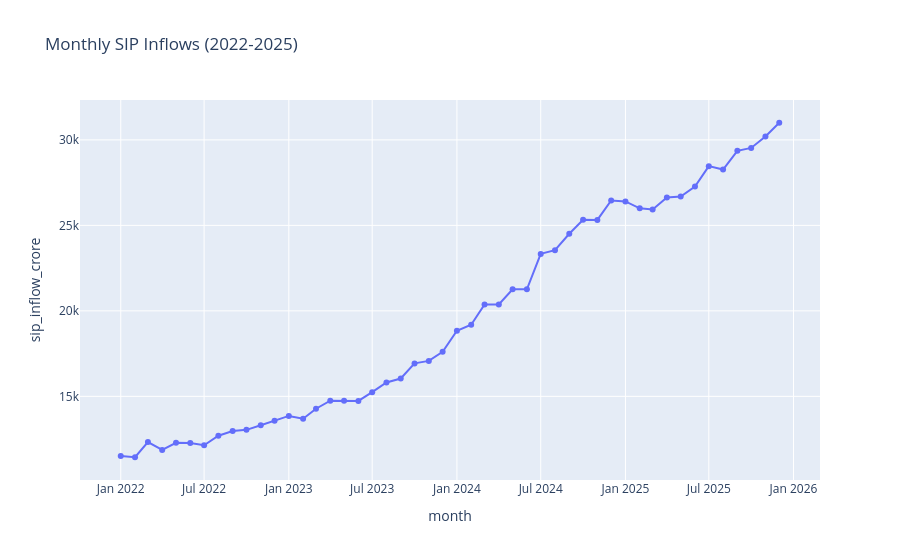

The notebook cell saved with this chart:
### Code cell
import plotly.express as px

sip["month"] = pd.to_datetime(sip["month"])

fig = px.line(
    sip,
    x="month",
    y="sip_inflow_crore",
    title="Monthly SIP Inflows (2022-2025)",
    markers=True
)

fig.show()

### Figure 1 — Plotly figure (JSON) as saved in the notebook; plotly's stock layout.template omitted (floating-point values rounded to 4 significant figures)
{"data": [{"hovertemplate": "month=%{x}<br>sip_inflow_crore=%{y}<extra></extra>", "legendgroup": "", "line": {"color": "#636efa", "dash": "solid"}, "marker": {"symbol": "circle"}, "mode": "lines+markers", "name": "", "orientation": "v", "showlegend": false, "type": "scatter", "x": ["2022-01-01T00:00:00", "2022-02-01T00:00:00", "2022-03-01T00:00:00", "2022-04-01T00:00:00", "2022-05-01T00:00:00", "2022-06-01T00:00:00", "2022-07-01T00:00:00", "2022-08-01T00:00:00", "2022-09-01T00:00:00", "2022-10-01T00:00:00", "2022-11-01T00:00:00", "2022-12-01T00:00:00", "2023-01-01T00:00:00", "2023-02-01T00:00:00", "2023-03-01T00:00:00", "2023-04-01T00:00:00", "2023-05-01T00:00:00", "2023-06-01T00:00:00", "2023-07-01T00:00:00", "2023-08-01T00:00:00", "2023-09-01T00:00:00", "2023-10-01T00:00:00", "2023-11-01T00:00:00", "2023-12-01T00:00:00", "2024-01-01T00:00:00", "2024-02-01T00:00:00", "2024-03-01T00:00:00", "2024-04-01T00:00:00", "2024-05-01T00:00:00", "2024-06-01T00:00:00", "2024-07-01T00:00:00", "2024-08-01T00:00:00", "2024-09-01T00:00:00", "2024-10-01T00:00:00", "2024-11-01T00:00:00", "2024-12-01T00:00:00", "2025-01-01T00:00:00", "2025-02-01T00:00:00", "2025-03-01T00:00:00", "2025-04-01T00:00:00", "2025-05-01T00:00:00", "2025-06-01T00:00:00", "2025-07-01T00:00:00", "2025-08-01T00:00:00", "2025-09-01T00:00:00", "2025-10-01T00:00:00", "2025-11-01T00:00:00", "2025-12-01T00:00:00"], "xaxis": "x", "y": [11517, 11438, 12328, 11863, 12286, 12276, 12140, 12694, 12976, 13040, 13306, 13573, 13856, 13687, 14276, 14749, 14749, 14734, 15245, 15814, 16042, 16928, 17073, 17610, 18838, 19187, 20371, 20371, 21262, 21262, 23332, 23547, 24509, 25323, 25320, 26459, 26400, 25999, 25926, 26632, 26688, 27274, 28464, 28265, 29361, 29529, 30200, 31002], "yaxis": "y"}], "layout": {"legend": {"tracegroupgap": 0}, "title": {"text": "Monthly SIP Inflows (2022-2025)"}, "xaxis": {"anchor": "y", "domain": [0, 1], "title": {"text": "month"}}, "yaxis": {"anchor": "x", "domain": [0, 1], "title": {"text": "sip_inflow_crore"}}}}
